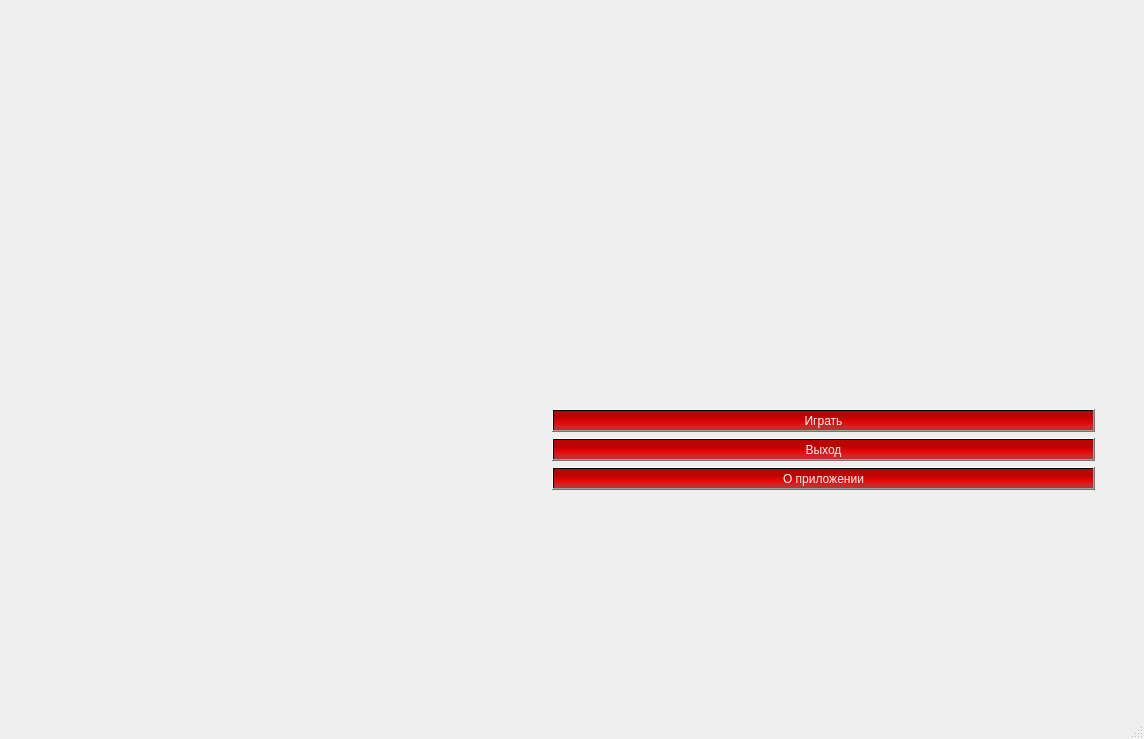
<?xml version="1.0" encoding="UTF-8"?>
<ui version="4.0">
 <class>MainWindow</class>
 <widget class="QMainWindow" name="MainWindow">
  <property name="geometry">
   <rect>
    <x>0</x>
    <y>0</y>
    <width>1144</width>
    <height>739</height>
   </rect>
  </property>
  <property name="windowTitle">
   <string>MainWindow</string>
  </property>
  <property name="styleSheet">
   <string notr="true"/>
  </property>
  <widget class="QWidget" name="centralwidget">
   <layout class="QGridLayout" name="gridLayout">
    <item row="0" column="1">
     <spacer name="verticalSpacer">
      <property name="orientation">
       <enum>Qt::Vertical</enum>
      </property>
      <property name="sizeType">
       <enum>QSizePolicy::Expanding</enum>
      </property>
      <property name="sizeHint" stdset="0">
       <size>
        <width>20</width>
        <height>400</height>
       </size>
      </property>
     </spacer>
    </item>
    <item row="1" column="0">
     <spacer name="horizontalSpacer">
      <property name="orientation">
       <enum>Qt::Horizontal</enum>
      </property>
      <property name="sizeType">
       <enum>QSizePolicy::Expanding</enum>
      </property>
      <property name="sizeHint" stdset="0">
       <size>
        <width>40</width>
        <height>20</height>
       </size>
      </property>
     </spacer>
    </item>
    <item row="2" column="1">
     <widget class="QPushButton" name="exit_button">
      <property name="sizePolicy">
       <sizepolicy hsizetype="MinimumExpanding" vsizetype="Preferred">
        <horstretch>0</horstretch>
        <verstretch>0</verstretch>
       </sizepolicy>
      </property>
      <property name="styleSheet">
       <string notr="true">color: rgb(255, 255, 255); background-color: qlineargradient(spread:pad, x1:0.133876, y1:0.205, x2:0.134328, y2:0.875, stop:0.189055 rgba(187, 4, 4, 255), stop:0.626866 rgba(236, 5, 5, 255), stop:0.950249 rgba(195, 45, 45, 255));
font: 87 18pt &quot;Segoe UI Black&quot;;
</string>
      </property>
      <property name="text">
       <string>Выход</string>
      </property>
     </widget>
    </item>
    <item row="1" column="1">
     <widget class="QPushButton" name="play_button">
      <property name="sizePolicy">
       <sizepolicy hsizetype="MinimumExpanding" vsizetype="Preferred">
        <horstretch>0</horstretch>
        <verstretch>0</verstretch>
       </sizepolicy>
      </property>
      <property name="styleSheet">
       <string notr="true">color: rgb(255, 255, 255); background-color: qlineargradient(spread:pad, x1:0.133876, y1:0.205, x2:0.134328, y2:0.875, stop:0.189055 rgba(187, 4, 4, 255), stop:0.626866 rgba(236, 5, 5, 255), stop:0.950249 rgba(195, 45, 45, 255));
font: 87 18pt &quot;Segoe UI Black&quot;;
</string>
      </property>
      <property name="text">
       <string>Играть</string>
      </property>
     </widget>
    </item>
    <item row="3" column="1">
     <widget class="QPushButton" name="about_button">
      <property name="sizePolicy">
       <sizepolicy hsizetype="MinimumExpanding" vsizetype="Preferred">
        <horstretch>0</horstretch>
        <verstretch>0</verstretch>
       </sizepolicy>
      </property>
      <property name="styleSheet">
       <string notr="true">color: rgb(255, 255, 255); background-color: qlineargradient(spread:pad, x1:0.133876, y1:0.205, x2:0.134328, y2:0.875, stop:0.189055 rgba(187, 4, 4, 255), stop:0.626866 rgba(236, 5, 5, 255), stop:0.950249 rgba(195, 45, 45, 255));
font: 87 18pt &quot;Segoe UI Black&quot;;
</string>
      </property>
      <property name="text">
       <string>О приложении</string>
      </property>
     </widget>
    </item>
    <item row="4" column="1">
     <spacer name="verticalSpacer_2">
      <property name="orientation">
       <enum>Qt::Vertical</enum>
      </property>
      <property name="sizeType">
       <enum>QSizePolicy::Expanding</enum>
      </property>
      <property name="sizeHint" stdset="0">
       <size>
        <width>20</width>
        <height>40</height>
       </size>
      </property>
     </spacer>
    </item>
    <item row="1" column="2">
     <spacer name="horizontalSpacer_2">
      <property name="orientation">
       <enum>Qt::Horizontal</enum>
      </property>
      <property name="sizeType">
       <enum>QSizePolicy::Preferred</enum>
      </property>
      <property name="sizeHint" stdset="0">
       <size>
        <width>40</width>
        <height>20</height>
       </size>
      </property>
     </spacer>
    </item>
   </layout>
  </widget>
  <widget class="QMenuBar" name="menubar">
   <property name="geometry">
    <rect>
     <x>0</x>
     <y>0</y>
     <width>1144</width>
     <height>26</height>
    </rect>
   </property>
  </widget>
  <widget class="QStatusBar" name="statusbar"/>
 </widget>
 <resources/>
 <connections/>
</ui>
